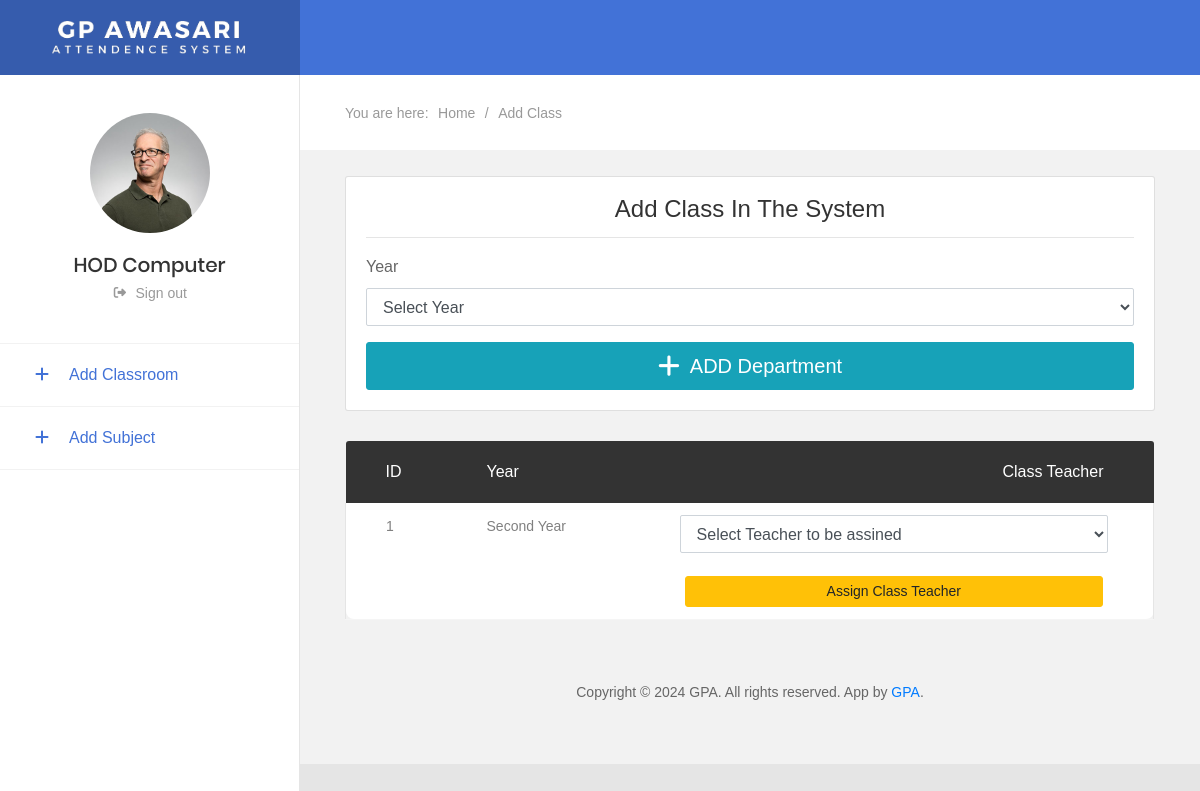
The app's page /hod/index.php (signed in) with its own data.
### tables this page shows
CREATE TABLE IF NOT EXISTS `hod_reg` (
  `id` int(11) NOT NULL AUTO_INCREMENT,
  `first_name` text NOT NULL,
  `last_name` text NOT NULL,
  `email` text NOT NULL,
  `phone` text NOT NULL,
  `password` text NOT NULL,
  `report_to` text NOT NULL,
  `department_id` text NOT NULL,
  PRIMARY KEY (`id`)
);

CREATE TABLE IF NOT EXISTS `class` (
  `id` int(11) NOT NULL AUTO_INCREMENT,
  `year` int(11) NOT NULL,
  `department_id` int(11) NOT NULL,
  `teacher_id` int(11) NOT NULL,
  PRIMARY KEY (`id`)
);

### hod/index.php (the view, shortened to what this page needs)
<!DOCTYPE html>
<html lang="en">
<head>
    <link href="css/font-face.css" rel="stylesheet" media="all">
    <link href="vendor/font-awesome-4.7/css/font-awesome.min.css" rel="stylesheet" media="all">
    <link href="vendor/font-awesome-5/css/fontawesome-all.min.css" rel="stylesheet" media="all">
    <link href="vendor/mdi-font/css/material-design-iconic-font.min.css" rel="stylesheet" media="all">
    <link href="vendor/bootstrap-4.1/bootstrap.min.css" rel="stylesheet" media="all">
    <link href="vendor/animsition/animsition.min.css" rel="stylesheet" media="all">
    <link href="vendor/bootstrap-progressbar/bootstrap-progressbar-3.3.4.min.css" rel="stylesheet" media="all">
    <link href="vendor/wow/animate.css" rel="stylesheet" media="all">
    <link href="vendor/css-hamburgers/hamburgers.min.css" rel="stylesheet" media="all">
    <link href="vendor/slick/slick.css" rel="stylesheet" media="all">
    <link href="vendor/select2/select2.min.css" rel="stylesheet" media="all">
    <link href="vendor/perfect-scrollbar/perfect-scrollbar.css" rel="stylesheet" media="all">
    <link href="vendor/vector-map/jqvmap.min.css" rel="stylesheet" media="all">
    <link href="css/theme.css" rel="stylesheet" media="all">
</head>
<?php
			$ur = mysql_fetch_array(mysql_query("select * from hod_reg where email='".$_SESSION["user"]."'"));
            ?>
<body class="animsition">
    <div class="page-wrapper">
        <?php
			include ('admin_includes/sidebar.php');
		?>
        <div class="page-container2">
            <?php
                include ('admin_includes/header_desktop.php');
            ?>
            <section class="au-breadcrumb m-t-75">
                <div class="section__content section__content--p30">
                    <div class="container-fluid">
                        <div class="row">
                            <div class="col-md-12">
                                <div class="au-breadcrumb-content">
                                    <div class="au-breadcrumb-left">
                                        <span class="au-breadcrumb-span">You are here:</span>
                                        <ul class="list-unstyled list-inline au-breadcrumb__list">
                                            <li class="list-inline-item active">
                                                <a href="#">Home</a>
                                            </li>
                                            <li class="list-inline-item seprate">
                                                <span>/</span>
                                            </li>
                                            <li class="list-inline-item">Add Class</li>
                                        </ul>
                                    </div>
                                </div>
                            </div>
                        </div>
                    </div>
                </div>
            </section>
            <br>
            <div class="section__content section__content--p30">
                <div class="container-fluid">
                    <div class="row">
                        <div class="col-lg-12">
                            <div class="card">
                                <div class="card-body">
                                    <div class="card-title">
                                        <h3 class="text-center title-2">Add Class in the system</h3>
                                    </div>
                                    <hr>
                                    <form action="" method="post" novalidate="novalidate">
                                        <div class="form-group">
                                            <label for="year">Year</label>
                                            <select class="form-control" id="year" name="year" onchange=selectnone(this.id)>
                                                <option value="none">Select Year</option>
                                            </select>
                                        </div>
                                        <div>
                                            <button  onclick=response()  id="payment-button" type="button" class="btn btn-lg btn-info btn-block">
                                                <i class="fa fa-plus fa-lg"></i>&nbsp;
                                                <span id="payment-button-amount">ADD Department</span>
                                            </button>
                                        </div>
                                    </form>
                                </div>
                            </div>
                        </div>
                        <div class="col-md-12">
                            <div class="table-responsive m-b-40">
                                <table class="table table-borderless table-data3">
                                    <thead>
                                        <tr>
                                            <th>ID</th>
                                            <th>Year</th>
                                            <th>Class Teacher</th>
                                        </tr>
                                    </thead>
                                    <tbody>
                                        <?php
                                            $res = mysql_query("select * from class where department_id = '".$ur['department_id']."' ORDER BY year");
                                            $idd = 1;
                                            while($row = mysql_fetch_array($res))
                                            {
                                            if($row['year']=="1"){
                                                $year="First Year";
                                            }else if($row['year']=="2"){
                                                $year="Second Year";
                                            }else if($row['year']=="3"){
                                                $year="Third Year";
                                            }
                                        ?>
                                        <tr>
                                            <td> <?php echo $idd;?></td>
                                            <td><?php echo $year; ?></td>
                                            <?php
                                            if($row['teacher_id']=='0'){
                                                ?>
                                                <td>
                                                <div class="form-row">
                                                    <select class="form-control" id="department" name="department" onchange=selectnone(this.id)>
                                                    <option value="none">Select Teacher to be assined</option>
                                                    </select>
                                                </div>
                                                <br>
                                                <button  onclick=add_teacher()  id="add_class_tech_<?php echo $row['id'];?>" type="button" class="btn btn-sm btn-info btn-block btn-warning">
                                                    <span id="payment-button-amount">Assign Class Teacher</span>
                                                </button>
                                                </td>
                                            <?php
                                            }
                                            ?>
                                        </tr>
                                        <?php $idd++; }
                                            ?>
                                    </tbody>
                                </table>
                            </div>
                        </div>
                    </div>
                </div>
            </div>
            <?php
                include ('admin_includes/footer.php');
            ?>
        </div>
    </div>
</body>
</html>

### hod/admin_includes/sidebar.php (shortened to what this page needs)
<aside class="menu-sidebar2">
<div class="logo">
    <a href="#">
        <img src="images/icon/logo-white.png" alt="Cool Admin" />
    </a>
</div>
<div class="menu-sidebar2__content js-scrollbar1">
    <div class="account2">
        <div class="image img-cir img-120">
            <img src="images/icon/avatar-big-01.jpg" alt="John Doe" />
        </div>
        <h4 class="name"><?php echo  ucfirst($ur['first_name'])."  ".ucfirst($ur['last_name']);?></h4>
        <a href="#"  data-toggle="modal" data-target="#logoutModal"><i class="fas fa-sign-out-alt fa-sm fa-fw mr-2 text-gray-400"></i>Sign out</a>
    </div>
    <nav class="navbar-sidebar2">
        <ul class="list-unstyled navbar__list">
            <li class="active has-sub">
                <a class="js-arrow" href="index.php">
                    <i class="fas fa-plus"></i>Add Classroom
                </a>
            </li>
            <li class="active has-sub">
                <a class="js-arrow" href="subject_add.php">
                    <i class="fas fa-plus"></i>Add Subject
                </a>
            </li>
        </ul>
    </nav>
</div>
</aside>

### records on screen
hod_reg: first_name "HOD", last_name "Computer"
class: year "Second Year"
